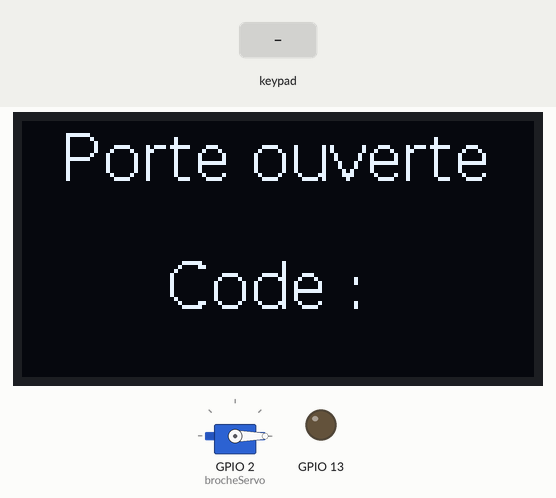
The program below on a simulated ESP32. Parts: servo, 128×64 one-colour display, output pins drawn as LEDs (lit = HIGH). The inputs (shaded band) are chosen by the test bench. What the program prints to the serial monitor is not drawn.

Above: at 1.2 s.
1.3 s: keypad keys 1 2 3 4 # pressed 0.4 s apart
At 3.2 s:
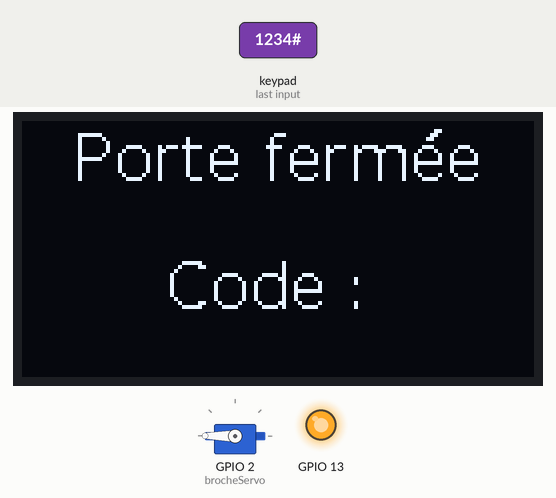
4.8 s: key '5' pressed
At 5.3 s:
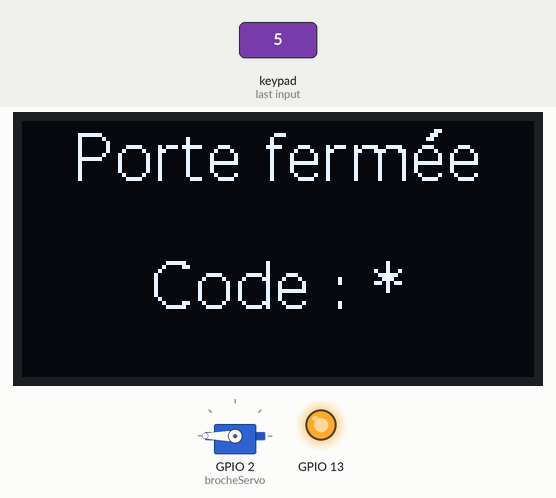
6.3 s: keypad keys 1 2 3 4 * pressed 0.4 s apart
At 6.52 s:
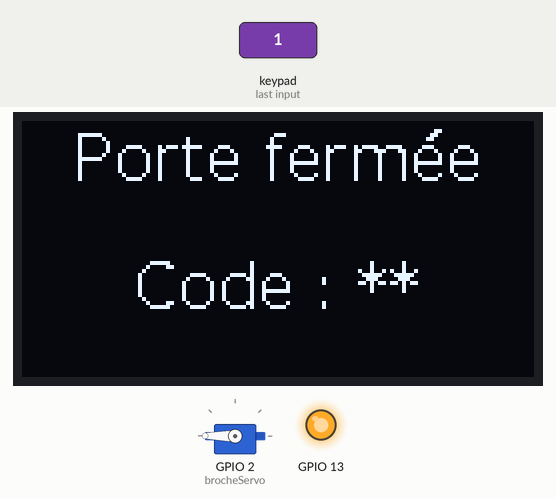
Timing chart, 0 to 9.3 s (numbered marks = the images above; inputs shaded):
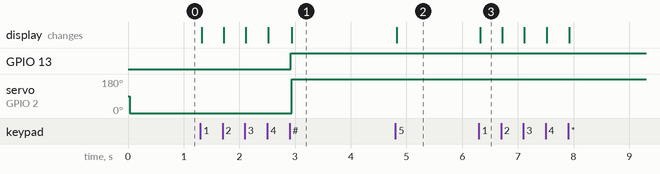

Measured:
- after the input at 1.3 s, GPIO 13: LOW → HIGH after 1.6 s; servo on GPIO 2 (brocheServo): 0° → 180° after 1.6 s; the display: first changes at once (image 1 shows a later state)
- after the input at 4.8 s, the display: changes at once (image 2)
- after the input at 6.3 s, the display: changes at once (image 3)

The program:

main.cpp
```cpp
/*
 * File:   main.cpp
 * Author: fmartin
 *
 * Created on 1 février 2022, 23:55
 */

#include <Arduino.h>
#include "Coffre.h"

Coffre *leCoffre;

void setup() {
    Serial.begin(115200);
    leCoffre = new Coffre;
}

void loop() {
    leCoffre->Controler();
}
```

Coffre.cpp
```cpp
/*
 * File:   Coffre.cpp
 * Author: fmartin
 *
 * Created on 2 février 2022, 01:25
 */

#include "Coffre.h"

Coffre::Coffre() :
leClavier(touches, brochesEnLigne, brochesEnColonne, LIGNES, COLONNES) {
    ecran = new Ecran;
    Ouvrir();
    PurgerCode();
}

Coffre::~Coffre() {
    delete ecran;
}

void Coffre::Controler() {
    char touche = leClavier.getKey();
    if (touche != NO_KEY) {
        Serial.println(touche);
        switch (etat) {
            case OUVERT:
                switch (touche) {
                    case '*':PurgerCode();
                        break;
                    case '#':
                        if (codeFermeture.length() >= 4) {
                            Fermer();
                        }
                        break;
                    default:
                        AjouterChiffre(touche);
                        break;
                }
                break;
            case FERME:
                switch (touche) {
                    case '*':PurgerCode();
                        break;
                    case '#':
                        if (codeFermeture == codeOuverture) {
                            Ouvrir();
                        }
                        break;
                    default:
                        AjouterChiffre(touche);
                        break;
                }
                break;
        }
    }
}

void Coffre::PurgerCode() {
    switch (etat) {
        case OUVERT:
            codeFermeture.clear();
            break;
        case FERME:
            codeOuverture.clear();
            break;
    }
    ecran->AfficherMessage("Code : ", 1);
}

void Coffre::AjouterChiffre(const char _chiffre) {
    String texte = "Code : ";
    int nbChiffres = 0;

    switch (etat) {
        case OUVERT:
            codeFermeture += _chiffre;
            nbChiffres = codeFermeture.length();
            break;
        case FERME:
            codeOuverture += _chiffre;
            nbChiffres = codeOuverture.length();
            break;
    }
    for (int indice = 0; indice < nbChiffres; indice++) {
        texte += "*";
    }
    ecran->AfficherMessage(texte, 1);
}

void Coffre::Fermer() {
    ecran->AfficherMessage("Porte fermée");
    laSerrure.Verrouiller(); // Commande led D1 pour allumage
    laSerrure.Bloquer();   // Commande servo pour bloquage
    etat = FERME;
    PurgerCode();  // Effacer code
}

void Coffre::Ouvrir() {
    ecran->AfficherMessage("Porte ouverte");
    laSerrure.Deverrouiller();  // Commande led D1 pour extinction
    laSerrure.Debloquer();   // Commande servo pour débloquage
    etat = OUVERT;
    PurgerCode();  // Effacer code
}
```

Coffre.h
```cpp
/*
 * File:   Coffre.h
 * Author: fmartin
 *
 * Created on 2 février 2022, 01:25
 */

#ifndef COFFRE_H
#define COFFRE_H

#include <Arduino.h>
#include <Keypad.h>
#include "Ecran.h"
#include "Serrure.h"

class Coffre {
public:

    enum ETATS_DU_COFFRE {
        OUVERT = 0,
        FERME
    };

    Coffre();
    ~Coffre();
    void Controler();
    void Ouvrir();
    void Fermer();
    void PurgerCode();
    void AjouterChiffre(const char _chiffre);

private:
    String codeOuverture;
    String codeFermeture;
    ETATS_DU_COFFRE etat;

    // Relations de composition
    Ecran *ecran;
    Keypad leClavier;
    Serrure laSerrure;

    // Configuration des E/S
    static const uint8_t LIGNES = 4;
    static const uint8_t COLONNES = 3;
    char touches[LIGNES * COLONNES]={
        '1', '2', '3',
        '4', '5', '6',
        '7', '8', '9',
        '*', '0', '#'
    };

    // Affectation des broches du keypad pour maquette soudée SNIR-ESP32
    // Affectation des E/S GPIO au L0, L1, L2, L3 du clavier
    uint8_t brochesEnLigne[LIGNES]={32, 33, 25, 26};
    // Affectation des E/S GPIO au C0, C1, C2 du clavier
    uint8_t brochesEnColonne[COLONNES]={4, 5, 15};
};

#endif /* COFFRE_H */
```

Ecran.cpp
```cpp
/*
 * File:   Ecran.cpp
 * Author: fmartin
 *
 * Created on 1 février 2022, 23:57
 */

#include "Ecran.h"

Ecran::Ecran() :
SSD1306Wire(0x3C, SDA, SCL, GEOMETRY_128_64)
{
    init();
    flipScreenVertically();
    setFont(Dialog_plain_16);
}

void Ecran::AfficherMessage(const String _message, const int _ligne) {
    int nbPixels = (128 - getStringWidth(_message)) / 2;
    setColor(BLACK);
    fillRect(0, 32 * _ligne, 128, 32);
    setColor(WHITE);
    drawString(nbPixels, _ligne * 32, _message);
    display();
}
```

Ecran.h
```cpp
/*
 * File:   Ecran.h
 * Author: fmartin
 *
 * Created on 1 février 2022, 23:57
 */

#ifndef ECRAN_H
#define ECRAN_H

#include <SSD1306Wire.h>
#include "font.h"

class Ecran : public SSD1306Wire
{
public:
    Ecran();
    void AfficherMessage(const String _message, const int _ligne = 0);

};

#endif /* ECRAN_H */
```

Serrure.cpp
```cpp
/*
 * File:   Serrure.cpp
 * Author: fmartin
 *
 * Created on 2 février 2022, 01:01
 */

#include "Serrure.h"

Serrure::Serrure(const uint8_t _brocheLedD1) :
brocheLedD1(_brocheLedD1)
{
    pinMode(brocheLedD1, OUTPUT);   // configuration broche Led D1 en sortie

    ESP32PWM::allocateTimer(0);
    ESP32PWM::allocateTimer(1);
    ESP32PWM::allocateTimer(2);
    ESP32PWM::allocateTimer(3);
    leServo.setPeriodHertz(50); //  configuration periode 50 Hz pour le  servo
    leServo.attach(brocheServo, 1000, 2000); // affectation broche 5 pour commande servo
}

void Serrure::Deverrouiller() {
    digitalWrite(brocheLedD1, LOW);  // Eteindre Led D1
}

void Serrure::Verrouiller() {
    digitalWrite(brocheLedD1, HIGH);  // Allumer Led D1
}

void Serrure::Bloquer() {
    leServo.write(180); // commande servo à 180 °
}

void Serrure::Debloquer() { // commande servo à 0 °
    leServo.write(0);
}
```

Serrure.h
```cpp
/*
 * File:   Serrure.h
 * Author: fmartin
 *
 * Created on 2 février 2022, 01:01
 */

#ifndef SERRURE_H
#define SERRURE_H

#include <Arduino.h>
#include <ESP32Servo.h>  // Bibliothèque ESP32Servo  #id 4744

class Serrure {
public:
    Serrure(const uint8_t _brocheLedD1 = 13);  // Affectation broche LedD1:GPIO13
    void Deverrouiller();
    void Verrouiller();
    void Debloquer();
    void Bloquer();

private:
    Servo leServo;
    uint8_t brocheLedD1;
    static const int brocheServo = 2;  // Affectation broche servo:GPIO2
};

#endif /* SERRURE_H */
```

Source omitted: font.h (data table, 39998 bytes)
